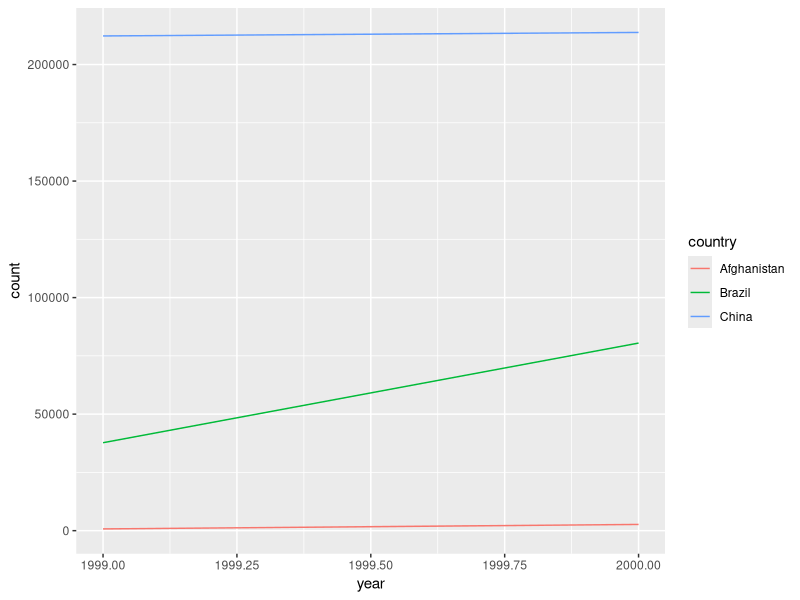

The R script that drew this image: (Note: this script raises an error after producing the figure.)
library(tidyverse)

cases <- table2 %>%
  filter(type == "cases")
  
popul <- table2 %>%
  filter(type == "population")

popul$rate <- cases$count/popul$count * 10000  

table4c <- table4a %>%
  mutate(a = `1999` / table4b$`1999` * 10000) %>%
  mutate(b = `2000` / table4b$`2000` * 10000) %>%
  select(-`1999`, -`2000`) %>%
  rename("1999" = a, "2000" = b)

table2 %>% 
  filter(type == "cases") %>%
  ggplot(aes(x = year, y = count)) +
    geom_line(aes(color = country))

people %>%
  mutate(pers_id = c(1, 1, 2, 3, 3)) %>%
  spread(key, value)

table3 %>% 
  separate(rate, into = c("cases", "population"), convert = TRUE)

table5 %>% 
  unite(new, century, year)

stocks %>% 
  complete(year, qtr) # complete() finds all unique combinations of the column(s`) values

fill() # takes a column and fills all missing values with the most recent value (or next by "direction" argument)

who %>% 
  group_by(country, year, sex) %>%
  filter(year > 1995) %>%
  summarise(cases = sum(value)) %>%
  ggplot(aes(x = year, y = cases)) +
    geom_line(aes(colour = sex))
  